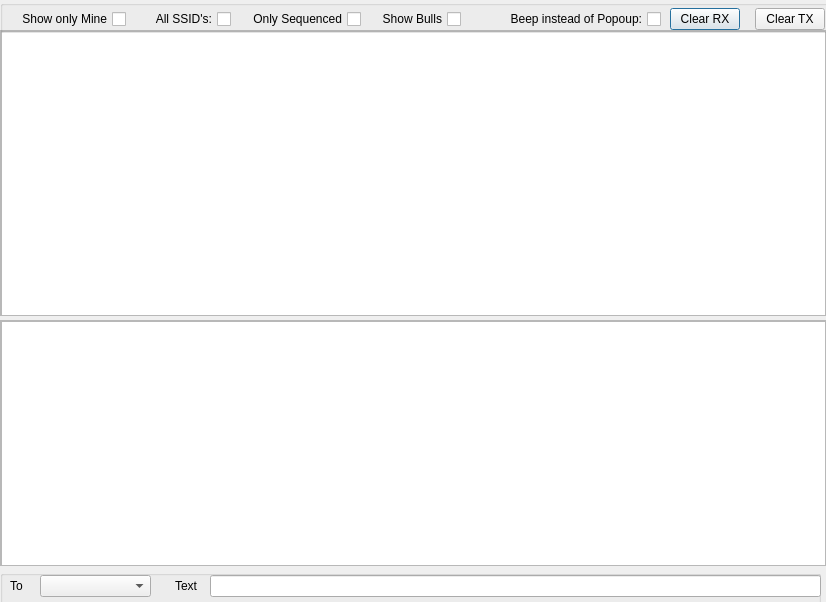
<?xml version="1.0" encoding="UTF-8"?>
<ui version="4.0">
 <class>Dialog</class>
 <widget class="QDialog" name="Dialog">
  <property name="geometry">
   <rect>
    <x>0</x>
    <y>0</y>
    <width>826</width>
    <height>602</height>
   </rect>
  </property>
  <property name="windowTitle">
   <string>Dialog</string>
  </property>
  <widget class="QScrollArea" name="rxscrollArea">
   <property name="geometry">
    <rect>
     <x>0</x>
     <y>30</y>
     <width>826</width>
     <height>286</height>
    </rect>
   </property>
   <property name="widgetResizable">
    <bool>true</bool>
   </property>
   <widget class="QWidget" name="rxContents">
    <property name="geometry">
     <rect>
      <x>0</x>
      <y>0</y>
      <width>824</width>
      <height>284</height>
     </rect>
    </property>
    <widget class="QTableWidget" name="rxTable">
     <property name="geometry">
      <rect>
       <x>0</x>
       <y>0</y>
       <width>831</width>
       <height>286</height>
      </rect>
     </property>
    </widget>
   </widget>
  </widget>
  <widget class="QScrollArea" name="txscrollArea">
   <property name="geometry">
    <rect>
     <x>0</x>
     <y>320</y>
     <width>826</width>
     <height>246</height>
    </rect>
   </property>
   <property name="widgetResizable">
    <bool>true</bool>
   </property>
   <widget class="QWidget" name="txContents">
    <property name="geometry">
     <rect>
      <x>0</x>
      <y>0</y>
      <width>824</width>
      <height>244</height>
     </rect>
    </property>
    <widget class="QTableWidget" name="tableWidget">
     <property name="geometry">
      <rect>
       <x>0</x>
       <y>0</y>
       <width>831</width>
       <height>246</height>
      </rect>
     </property>
    </widget>
   </widget>
  </widget>
  <widget class="QGroupBox" name="groupBox">
   <property name="geometry">
    <rect>
     <x>0</x>
     <y>570</y>
     <width>821</width>
     <height>36</height>
    </rect>
   </property>
   <property name="title">
    <string/>
   </property>
   <widget class="QLineEdit" name="inputMessage">
    <property name="geometry">
     <rect>
      <x>210</x>
      <y>5</y>
      <width>611</width>
      <height>22</height>
     </rect>
    </property>
   </widget>
   <widget class="QComboBox" name="To">
    <property name="geometry">
     <rect>
      <x>40</x>
      <y>5</y>
      <width>111</width>
      <height>22</height>
     </rect>
    </property>
   </widget>
   <widget class="QLabel" name="label_2">
    <property name="geometry">
     <rect>
      <x>175</x>
      <y>5</y>
      <width>36</width>
      <height>22</height>
     </rect>
    </property>
    <property name="text">
     <string>Text</string>
    </property>
   </widget>
   <widget class="QLabel" name="label">
    <property name="geometry">
     <rect>
      <x>10</x>
      <y>5</y>
      <width>31</width>
      <height>22</height>
     </rect>
    </property>
    <property name="text">
     <string>To</string>
    </property>
   </widget>
  </widget>
  <widget class="QGroupBox" name="groupBox_2">
   <property name="geometry">
    <rect>
     <x>0</x>
     <y>0</y>
     <width>831</width>
     <height>33</height>
    </rect>
   </property>
   <property name="layoutDirection">
    <enum>Qt::RightToLeft</enum>
   </property>
   <property name="title">
    <string/>
   </property>
   <widget class="QCheckBox" name="checkBox">
    <property name="geometry">
     <rect>
      <x>5</x>
      <y>8</y>
      <width>121</width>
      <height>22</height>
     </rect>
    </property>
    <property name="layoutDirection">
     <enum>Qt::RightToLeft</enum>
    </property>
    <property name="text">
     <string>Show only Mine</string>
    </property>
   </widget>
   <widget class="QCheckBox" name="checkBox_2">
    <property name="geometry">
     <rect>
      <x>140</x>
      <y>8</y>
      <width>91</width>
      <height>22</height>
     </rect>
    </property>
    <property name="layoutDirection">
     <enum>Qt::RightToLeft</enum>
    </property>
    <property name="text">
     <string>All SSID's:</string>
    </property>
   </widget>
   <widget class="QCheckBox" name="checkBox_3">
    <property name="geometry">
     <rect>
      <x>245</x>
      <y>8</y>
      <width>116</width>
      <height>22</height>
     </rect>
    </property>
    <property name="layoutDirection">
     <enum>Qt::RightToLeft</enum>
    </property>
    <property name="text">
     <string>Only Sequenced</string>
    </property>
   </widget>
   <widget class="QCheckBox" name="checkBox_4">
    <property name="geometry">
     <rect>
      <x>370</x>
      <y>8</y>
      <width>91</width>
      <height>22</height>
     </rect>
    </property>
    <property name="layoutDirection">
     <enum>Qt::RightToLeft</enum>
    </property>
    <property name="text">
     <string>Show Bulls</string>
    </property>
   </widget>
   <widget class="QCheckBox" name="checkBox_5">
    <property name="geometry">
     <rect>
      <x>490</x>
      <y>8</y>
      <width>171</width>
      <height>22</height>
     </rect>
    </property>
    <property name="layoutDirection">
     <enum>Qt::RightToLeft</enum>
    </property>
    <property name="text">
     <string>Beep instead of Popoup:</string>
    </property>
   </widget>
   <widget class="QPushButton" name="clearRXButton">
    <property name="geometry">
     <rect>
      <x>670</x>
      <y>8</y>
      <width>70</width>
      <height>22</height>
     </rect>
    </property>
    <property name="text">
     <string>Clear RX</string>
    </property>
   </widget>
   <widget class="QPushButton" name="clearTXButton">
    <property name="geometry">
     <rect>
      <x>755</x>
      <y>8</y>
      <width>70</width>
      <height>22</height>
     </rect>
    </property>
    <property name="text">
     <string>Clear TX</string>
    </property>
   </widget>
  </widget>
 </widget>
 <resources/>
 <connections/>
</ui>
